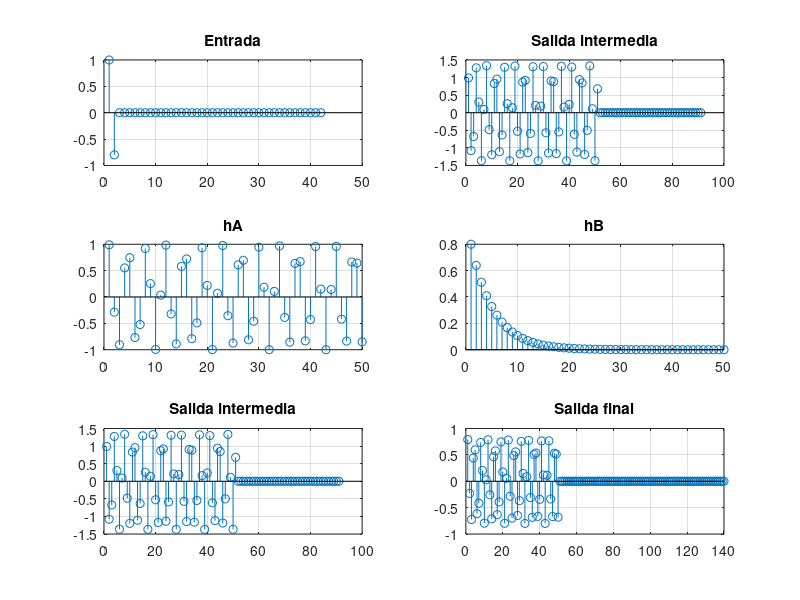
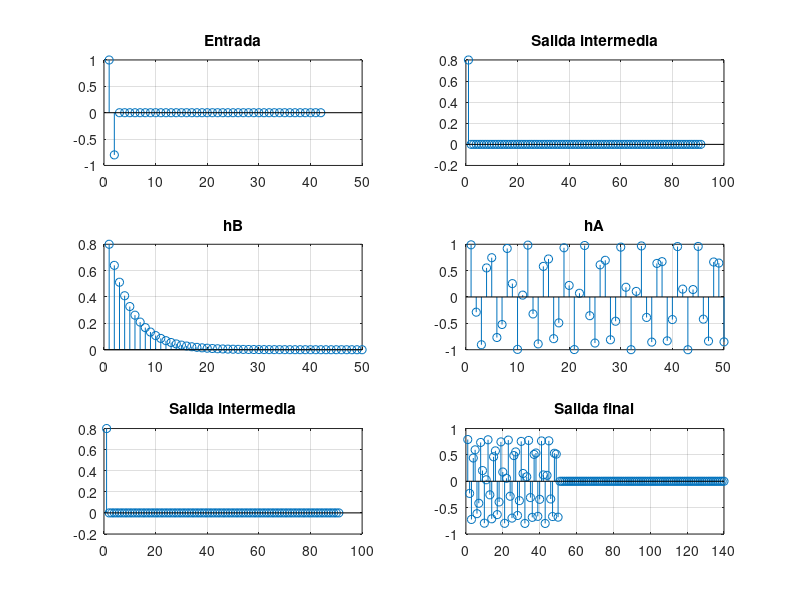

Write the MATLAB code that produced these figures, in order.
% Calcular las respuestas al impulso de los dos sistemas
N = 50;
hA = sin(8 * (1 : N));
a = 0.8;
hB = a .^ (1:N);

% Determinar la salida para una entrada determinada
x = [1 -a zeros(1, 40)];

% Probando con los sistemas conectados en distinto orden

% Probando x -> hA -> hB -> y
convIntermedia1 = conv(x, hA);
salida1 = conv(convIntermedia1, hB);

figure(1)
subplot(3, 2, 1)
stem(x)
title("Entrada")
grid on

subplot(3, 2, 3)
stem(hA)
title("hA")
grid on

subplot(3, 2, 5)
stem(convIntermedia1)
title("Salida intermedia")
grid on

subplot(3, 2, 2)
stem(convIntermedia1)
title("Salida intermedia")
grid on

subplot(3, 2, 4)
stem(hB)
title("hB")
grid on

subplot(3, 2, 6)
stem(salida1)
title("Salida final")
grid on

% Probando x -> hB -> hA -> y
convIntermedia2 = conv(x, hB);
salida2 = conv(convIntermedia2, hA);

figure(2)
subplot(3, 2, 1)
stem(x)
title("Entrada")
grid on

subplot(3, 2, 3)
stem(hB)
title("hB")
grid on

subplot(3, 2, 5)
stem(convIntermedia2)
title("Salida intermedia")
grid on

subplot(3, 2, 2)
stem(convIntermedia2)
title("Salida intermedia")
grid on

subplot(3, 2, 4)
stem(hA)
title("hA")
grid on

subplot(3, 2, 6)
stem(salida2)
title("Salida final")
grid on